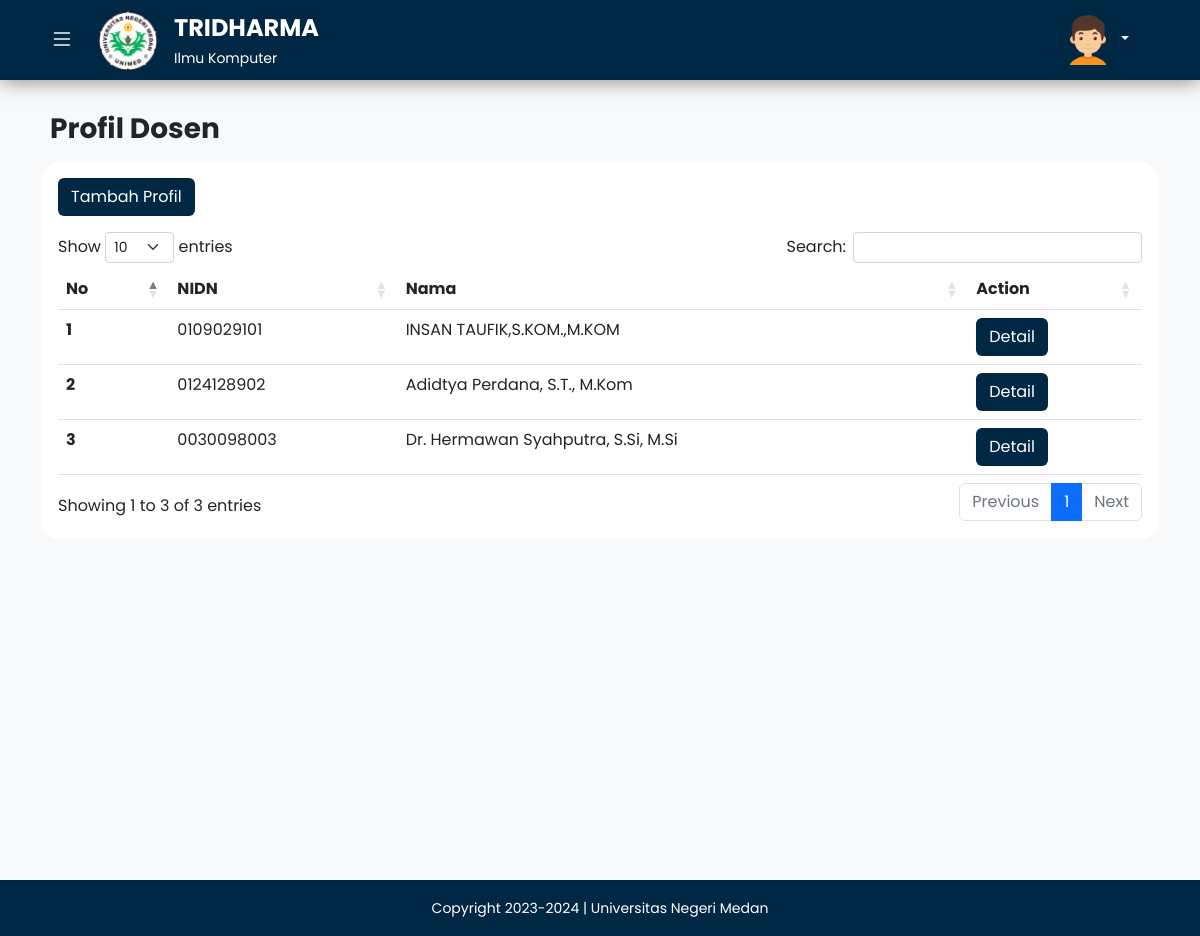
Page /admin/dosen_tbl.php (signed in) on the committed database.
### tables this page shows
CREATE TABLE `tb_dosen` (
  `id_dosen` int NOT NULL,
  `gambar` varchar(255) NOT NULL,
  `nama` varchar(50) DEFAULT NULL,
  `tempat_lahir` varchar(255) NOT NULL,
  `tgl_lahir` date NOT NULL,
  `jenis_kelamin` enum('laki-laki','perempuan') DEFAULT NULL,
  `jabatan_fungsional` varchar(50) DEFAULT NULL,
  `nip` varchar(50) DEFAULT NULL,
  `nidn` varchar(50) DEFAULT NULL,
  `email` varchar(255) NOT NULL,
  `no_hp` varchar(255) NOT NULL,
  `alamat_kantor` varchar(255) NOT NULL,
  `lulusan` int NOT NULL,
  `password` varchar(255) NOT NULL,
  `level` varchar(255) NOT NULL
);

### config/functions/functionDosen.php (called while the page is built, shortened)
<?php
include('../config/conn.php');
function query($query)
{
    global $conn;
    $result = mysqli_query($conn, $query);
    $rows = [];
    while ($row = mysqli_fetch_assoc($result)) {
        $rows[] =  $row;
    }
    return $rows;
}

### admin/dosen_tbl.php (the view, shortened to what this page needs)
<?php
include('../config/functions/functionDosen.php');
$dosen = query("SELECT * FROM tb_dosen");
?>
<!DOCTYPE html>
<html lang="en">
  <head>
    <?php include ('../app/layouts/layout_admin/link_admin.php'); ?>
  </head>
  <body>
    <div class="wrapper-content">
      <?php include ('../app/layouts/layout_admin/navbar_admin.php'); ?>
      <main>
        <div class="main-wrapper d-flex">
          <section class="main-content w-100 bg-light">
            <div class="container py-4">
              <div class="row welcome p-2 justify-content-center">
                <div class="col-11 col-lg-12 welcome-text">
                  <h3 class="fw-bold">Profil Dosen</h3>
                </div>
              </div>
              <div class="row table-section justify-content-center">
                <div class="col-11 col-lg-12">
                  <div class="wrapper-table p-3 rounded-4">
                    <div class="row button-section mb-3">
                      <div class="col-12">
                        <div class="button-tambah-wrapper">
                          <a href="dosen_tambah.php" class="btn btn-blue">Tambah Profil</a>
                        </div>
                      </div>
                    </div>
                    <div class="row table-profil">
                      <div class="col-12">
                        <div class="table-responsive">
                          <table class="table" id="data-table">
                            <thead>
                              <th>No</th>
                              <th>NIDN</th>
                              <th>Nama</th>
                              <th>Action</th>
                            </thead>
                            <tbody>
                              <?php $no = 1; ?>
                              <?php foreach ($dosen as $dataDosen) : ?>
                              <tr>
                                <td class="fw-bold"><?= $no++; ?></td>
                                <td><?= $dataDosen['nidn']; ?></td>
                                <td><?= $dataDosen['nama']; ?></td>
                                <td>
                                  <a href="dosen_detail.php?id_dosen=<?= $dataDosen['id_dosen']; ?>" class="btn btn-blue">Detail</a>
                                </td>
                              </tr>
                              <?php endforeach; ?>
                            </tbody>
                          </table>
                        </div>
                      </div>
                    </div>
                  </div>
                </div>
              </div>
            </div>
          </section>
        </div>
      </main>
      <?php include ('../app/layouts/layout_admin/footer_admin.php'); ?>
    </div>
  </body>
</html>

### app/assets/css/style.css (style rules this page uses)
.btn-blue { background-color: #002743; color: white; }
* { margin: 0; padding: 0; box-sizing: border-box; font-family: "Poppins", sans-serif; }
.main-wrapper { position: relative; }
.main-wrapper .main-content { min-height: 100vh; }
.table-section .wrapper-table { background-color: white; }

### rows in the picture
tb_dosen: nidn "0109029101", nama "INSAN TAUFIK,S.KOM.,M.KOM"
tb_dosen: nidn "0124128902", nama "Adidtya Perdana, S.T., M.Kom"
tb_dosen: nidn "0030098003", nama "Dr. Hermawan Syahputra, S.Si, M.Si"
